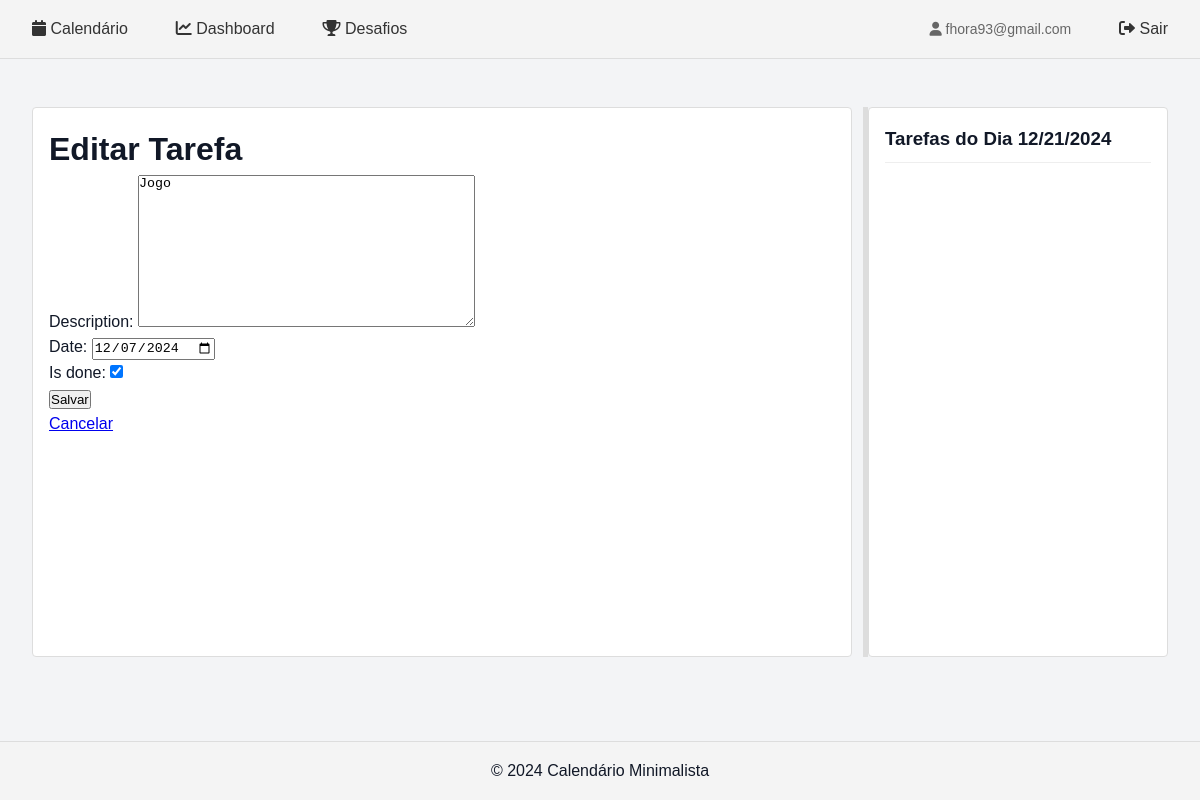
Screenshot of /tasks/1/update/ (signed in) with the database file from the repository.
### calendario/models.py (models this page shows, shortened)
class CustomUser(AbstractUser):
    username = None
    email = models.EmailField(unique=True)
    groups = models.ManyToManyField(
        'auth.Group',
        related_name='customuser_set',
        blank=True,
        help_text='The groups this user belongs to.',
        verbose_name='groups',
    )
    user_permissions = models.ManyToManyField(
        'auth.Permission',
        related_name='customuser_set',
        blank=True,
        help_text='Specific permissions for this user.',
        verbose_name='user permissions',
    )
    USERNAME_FIELD = 'email'
    REQUIRED_FIELDS = []

class Task(models.Model):
    RECURRENCE_CHOICES = [
        ('none', 'Sem recorrência'),
        ('daily', 'Diariamente'),
        ('weekly', 'Semanalmente'),
        ('monthly', 'Mensalmente'),
    ]
    WEEKDAYS = [
        (0, 'Segunda'),
        (1, 'Terça'),
        (2, 'Quarta'),
        (3, 'Quinta'),
        (4, 'Sexta'),
        (5, 'Sábado'),
        (6, 'Domingo'),
    ]
    user = models.ForeignKey(CustomUser, on_delete=models.CASCADE, related_name='tasks')
    description = models.TextField()
    date = models.DateField()
    is_done = models.BooleanField(default=False)
    recurrence_type = models.CharField(max_length=10, choices=RECURRENCE_CHOICES, default='none')
    recurrence_end_date = models.DateField(null=True, blank=True)
    recurrence_days = models.JSONField(default=list, blank=True)

### calendario/views.py (the view)
# urls.py: path('tasks/<int:pk>/update/', views.task_update, name='task_update'),
@login_required
def task_update(request, pk):
    task = get_object_or_404(Task, pk=pk, user=request.user)
    if request.method == 'POST':
        form = TaskForm(request.POST, instance=task)
        if form.is_valid():
            form.save()
            messages.success(request, 'Tarefa atualizada com sucesso!')
            return redirect('dashboard')
    else:
        form = TaskForm(instance=task)
    return render(request, 'calendario/task_form.html', {'form': form})

### calendario/forms.py
class TaskForm(forms.ModelForm):
    class Meta:
        model = Task
        fields = ['description', 'date', 'is_done']
        widgets = {
            'date': forms.DateInput(attrs={'type': 'date'}),
        }

### calendario/templates/calendario/task_form.html (shortened to what this page needs)
{% extends 'calendario/base.html' %}
{% block content %}
<h1>{% if form.instance.id %}Editar{% else %}Criar{% endif %} Tarefa</h1>
<form method="POST">
    {{ form.as_p }}
    <button type="submit">Salvar</button>
</form>
<a href="{% url 'dashboard' %}">Cancelar</a>
{% endblock %}

### calendario/templates/calendario/base.html (shortened to what this page needs)
{% load static %}
<!DOCTYPE html>
<html lang="pt-br">
<head>
    <link rel="stylesheet" href="https://cdnjs.cloudflare.com/ajax/libs/font-awesome/6.0.0/css/all.min.css">
    <link rel="stylesheet" href="{% static 'css/styles.css' %}">
</head>
<body>
    <header>
        <nav>
            <ul>
                <div class="nav-left">
                    {% if user.is_authenticated %}
                        <li><a href="{% url 'home' %}" class="{% if request.resolver_match.url_name == 'home' %}active{% endif %}">
                            <i class="fas fa-calendar"></i> Calendário
                        </a></li>
                        <li><a href="{% url 'dashboard_metrics' %}" class="{% if request.resolver_match.url_name == 'dashboard_metrics' %}active{% endif %}">
                            <i class="fas fa-chart-line"></i> Dashboard
                        </a></li>
                        <li><a href="{% url 'challenge_list' %}" class="{% if 'challenge' in request.resolver_match.url_name %}active{% endif %}">
                            <i class="fas fa-trophy"></i> Desafios
                        </a></li>
                    {% endif %}
                </div>
                <div class="nav-right">
                    {% if user.is_authenticated %}
                        <span class="user-email"><i class="fas fa-user"></i> {{ user.email }}</span>
                        <li><a href="{% url 'user_logout' %}"><i class="fas fa-sign-out-alt"></i> Sair</a></li>
                    {% else %}
                        <li><a href="{% url 'user_login' %}">Login</a></li>
                        <li><a href="{% url 'register' %}">Registrar</a></li>
                    {% endif %}
                </div>
            </ul>
        </nav>
    </header>
    <main>
        <div class="split-container">
            <div class="calendar-section">
                {% block content %}
                {% endblock %}
            </div>
            <div class="resizer" id="dragMe"></div>
            <div class="tasks-section">
                <div class="tasks-header">
                    <h3>Tarefas do Dia <span id="selectedDate"></span></h3>
                </div>
            </div>
        </div>
    </main>
    <footer>
        <p>© 2024 Calendário Minimalista</p>
    </footer>
</body>
</html>

### static/css/styles.css (style rules this page uses)
:root { --primary-color: #4F46E5; --primary-dark: #4338CA; --secondary-color: #10B981; --bg-primary: #F3F4F6; --bg-secondary: #FFFFFF; --text-primary: #111827; --text-secondary: #6B7280; --header-height: 64px; }
* { margin: 0; padding: 0; box-sizing: border-box; }
body { font-family: 'Poppins', sans-serif; line-height: 1.5; color: var(--text-primary); background-color: var(--bg-primary); }
.nav-left { display: flex; gap: 1rem; align-items: center; }
.nav-right { display: flex; align-items: center; gap: 1.5rem; }
.user-email { color: var(--text-primary); font-size: 0.875rem; }

### calendario/templates/calendario/base.html (style rules this page uses)
body { font-family: Arial, sans-serif; line-height: 1.6; margin: 0; padding: 0; }
header { background-color: #f4f4f4; padding: 1rem; border-bottom: 1px solid #ddd; }
nav ul { list-style: none; padding: 0; display: flex; justify-content: space-between; margin: 0; }
.nav-left, .nav-right { display: flex; gap: 1rem; align-items: center; }
nav a { text-decoration: none; color: #333; padding: 0.5rem 1rem; border-radius: 4px; transition: background-color 0.3s; }
.user-email { margin-right: 1rem; color: #666; }
main { padding: 2rem; max-width: 1400px; margin: 0 auto; }
.split-container { display: flex; gap: 1rem; position: relative; margin: 1rem 0; min-height: calc(100vh - 250px); }
.calendar-section { flex: 1; min-width: 300px; background: #fff; border-radius: 4px; border: 1px solid #ddd; padding: 1rem; }
.tasks-section { width: 300px; background: #fff; border-radius: 4px; border: 1px solid #ddd; padding: 1rem; }
.resizer { width: 5px; background: #ddd; cursor: col-resize; transition: background 0.3s; position: absolute; top: 0; bottom: 0; right: 300px; }
.tasks-header { margin-bottom: 1rem; padding-bottom: 0.5rem; border-bottom: 1px solid #eee; }
footer { text-align: center; padding: 1rem; background-color: #f4f4f4; border-top: 1px solid #ddd; position: fixed; bottom: 0; width: 100%; }

### rows the page displays
CustomUser: email "fhora93@gmail.com"
Task: description "Jogo", date "12/07/2024", is_done "☑"
